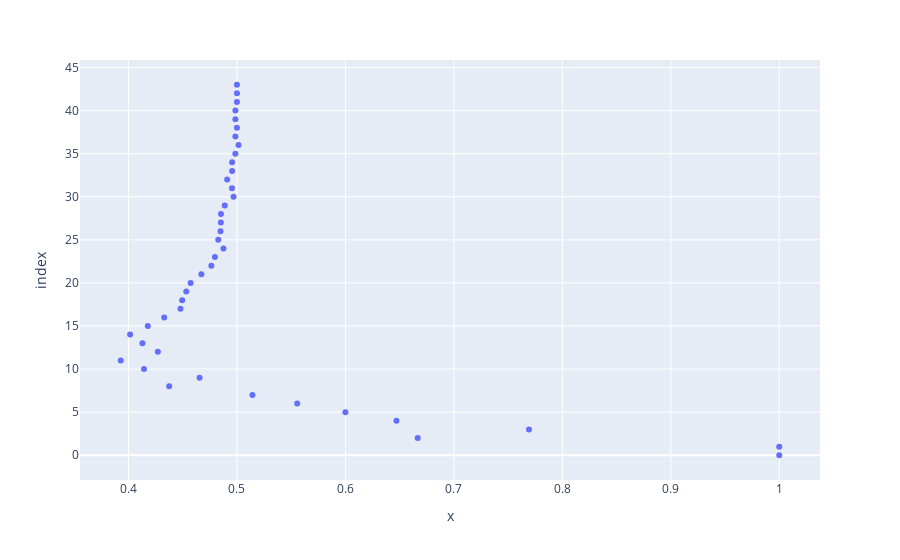

Notebook code cell kept with this figure:
### Code cell
px.scatter(intervals, probs)

### Figure 1 — Plotly figure (JSON) as saved in the notebook; plotly's stock layout.template omitted (floating-point values rounded to 4 significant figures)
{"data": [{"hovertemplate": "x=%{x}<br>index=%{y}<extra></extra>", "legendgroup": "", "marker": {"color": "#636efa", "symbol": "circle"}, "mode": "markers", "name": "", "orientation": "h", "showlegend": false, "type": "scatter", "x": [1, 1, 0.6667, 0.7692, 0.6471, 0.6, 0.5556, 0.5143, 0.4375, 0.4655, 0.4143, 0.3929, 0.4271, 0.4128, 0.4015, 0.4178, 0.4329, 0.4479, 0.4495, 0.4533, 0.4573, 0.4672, 0.4764, 0.4797, 0.4875, 0.4828, 0.4848, 0.4851, 0.4852, 0.4887, 0.4969, 0.4954, 0.491, 0.4955, 0.4955, 0.4985, 0.5014, 0.4986, 0.5, 0.4986, 0.4986, 0.5, 0.5, 0.5], "xaxis": "x", "y": [0, 1, 2, 3, 4, 5, 6, 7, 8, 9, 10, 11, 12, 13, 14, 15, 16, 17, 18, 19, 20, 21, 22, 23, 24, 25, 26, 27, 28, 29, 30, 31, 32, 33, 34, 35, 36, 37, 38, 39, 40, 41, 42, 43], "yaxis": "y"}], "layout": {"legend": {"tracegroupgap": 0}, "margin": {"t": 60}, "xaxis": {"anchor": "y", "domain": [0, 1], "title": {"text": "x"}}, "yaxis": {"anchor": "x", "domain": [0, 1], "title": {"text": "index"}}}}
